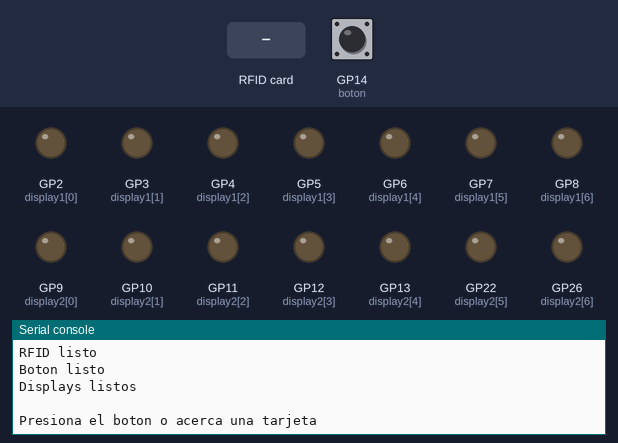
Bench run of a program on a simulated Raspberry Pi Pico running MicroPython. Shown: output pins drawn as LEDs (lit = HIGH), the last lines printed to the serial console. The inputs (shaded band) are chosen by the test bench; at power-on: GP14 (boton) HIGH. WiFi joins after 1.5 s; random numbers come from a fixed seed; the interpreter's speed is modelled, so counts of loop turns are approximate; outgoing connections fail; library files of the repository ran but are not shown: mfrc522.py; pins used as bus, display or sensor lines are not drawn.

Above: at 3.2 s.
3.3 s: GP14 (boton) pulled LOW for 0.15 s
At 4.1 s:
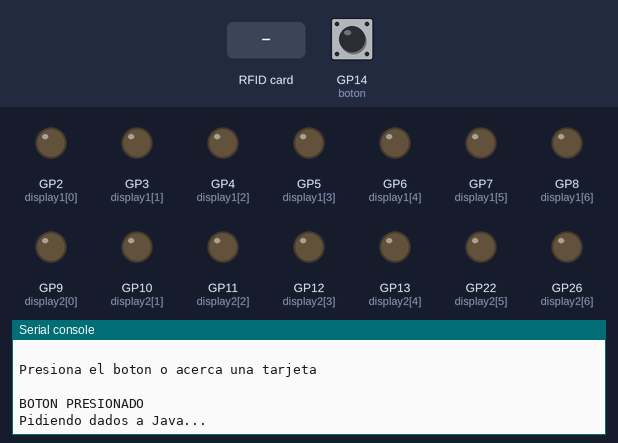
4.9 s: RFID card 5E 7A 19 C4 held to the reader
At 6.2 s:
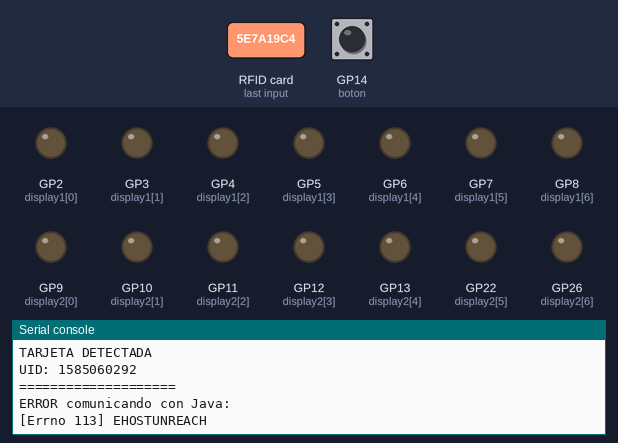

The program:

main.py
```python
from machine import Pin
from time import sleep
import time
import random
import network
import socket

from mfrc522 import MFRC522


# ============================================================
# CONFIGURACION
# ============================================================

# CAMBIA ESTAS 3 COSAS

NOMBRE_WIFI = "TU_WIFI"
PASSWORD_WIFI = "TU_CONTRASENA_DE_WIFI"

# IP de la computadora donde corre Java
IP_SERVIDOR = "IP_DE_LA_LAPTOP"

# Debe ser el mismo puerto que usa Java
PUERTO_SERVIDOR = 5001


# ============================================================
# BOTON
# ============================================================

# Boton conectado:
#
# GP14 ---- BOTON ---- GND
#
# Sin tocar = 1
# Presionado = 0

boton = Pin(14, Pin.IN, Pin.PULL_UP)


# ============================================================
# DISPLAY 1
# ============================================================

# Orden:
# A, B, C, D, E, F, G

display1 = [
    Pin(2, Pin.OUT),   # A
    Pin(3, Pin.OUT),   # B
    Pin(4, Pin.OUT),   # C
    Pin(5, Pin.OUT),   # D
    Pin(6, Pin.OUT),   # E
    Pin(7, Pin.OUT),   # F
    Pin(8, Pin.OUT)    # G
]


# ============================================================
# DISPLAY 2
# ============================================================

display2 = [
    Pin(9, Pin.OUT),    # A
    Pin(10, Pin.OUT),   # B
    Pin(11, Pin.OUT),   # C
    Pin(12, Pin.OUT),   # D
    Pin(13, Pin.OUT),   # E
    Pin(22, Pin.OUT),   # F
    Pin(26, Pin.OUT)    # G
]


# ============================================================
# PATRONES DE LOS NUMEROS
# ============================================================

# 1 = segmento encendido
# 0 = segmento apagado
#
# Orden:
# A B C D E F G

numeros = {
    1: [0, 1, 1, 0, 0, 0, 0],
    2: [1, 1, 0, 1, 1, 0, 1],
    3: [1, 1, 1, 1, 0, 0, 1],
    4: [0, 1, 1, 0, 0, 1, 1],
    5: [1, 0, 1, 1, 0, 1, 1],
    6: [1, 0, 1, 1, 1, 1, 1]
}


# ============================================================
# RFID RC522
# ============================================================

lector = MFRC522(
    sck=18,
    mosi=19,
    miso=16,
    rst=20,
    cs=17,
    spi_id=0
)


# ============================================================
# MOSTRAR UN NUMERO
# ============================================================

def mostrar_numero(display, numero):

    patron = numeros[numero]

    for i in range(7):
        display[i].value(patron[i])


# ============================================================
# ANIMACION DE DADOS
# ============================================================

# Esto SOLO es visual.
#
# Estos numeros random NO son el resultado oficial.
#
# El resultado oficial lo manda Java.

def animacion_dados():

    # Parte rapida

    for i in range(12):

        n1 = random.randint(1, 6)
        n2 = random.randint(1, 6)

        mostrar_numero(display1, n1)
        mostrar_numero(display2, n2)

        sleep(0.05)


    # Ahora se va frenando

    tiempos = [
        0.08,
        0.10,
        0.15,
        0.20,
        0.28
    ]


    for tiempo in tiempos:

        n1 = random.randint(1, 6)
        n2 = random.randint(1, 6)

        mostrar_numero(display1, n1)
        mostrar_numero(display2, n2)

        sleep(tiempo)


# ============================================================
# CONECTAR WIFI
# ============================================================

def conectar_wifi():

    wifi = network.WLAN(network.STA_IF)

    wifi.active(True)


    if wifi.isconnected():

        print("Wi-Fi ya conectado")

        return wifi


    print("Conectando al Wi-Fi...")


    wifi.connect(
        NOMBRE_WIFI,
        PASSWORD_WIFI
    )


    while not wifi.isconnected():

        print(".")

        sleep(1)


    print("Wi-Fi conectado")

    print(
        "Datos de red:",
        wifi.ifconfig()
    )


    return wifi


# ============================================================
# ENVIAR AL SERVIDOR JAVA
# ============================================================

# Le mandamos un texto a Java.
#
# Ejemplos:
#
# TIRAR_DADOS
#
# RFID|123456789
#
# Java responde otro texto.

def enviar_a_java(mensaje):

    cliente = None


    try:

        cliente = socket.socket()

        cliente.settimeout(5)


        cliente.connect(
            (
                IP_SERVIDOR,
                PUERTO_SERVIDOR
            )
        )


        # Ponemos \n porque Java usa readLine()

        mensaje = mensaje + "\n"


        cliente.send(
            mensaje.encode()
        )


        respuesta = cliente.recv(256)


        respuesta = respuesta.decode()

        respuesta = respuesta.strip()


        return respuesta


    except Exception as error:

        print(
            "ERROR comunicando con Java:"
        )

        print(error)

        return None


    finally:

        if cliente is not None:

            cliente.close()


# ============================================================
# PEDIR LOS DADOS A JAVA
# ============================================================

def pedir_dados():

    print()

    print("BOTON PRESIONADO")

    print("Pidiendo dados a Java...")


    # La Pico NO decide los dados.
    #
    # Solo le pide al servidor que los tire.

    respuesta = enviar_a_java(
        "TIRAR_DADOS"
    )


    if respuesta is None:

        print("Java no respondio")

        return


    print(
        "Java respondio:",
        respuesta
    )


    # Java deberia mandar:
    #
    # DADOS|4|6

    partes = respuesta.split("|")


    if partes[0] == "DADOS":

        dado1 = int(partes[1])

        dado2 = int(partes[2])


        # Hacemos primero la animacion.

        animacion_dados()


        # Ahora mostramos EL RESULTADO REAL
        # que mando Java.

        mostrar_numero(
            display1,
            dado1
        )


        mostrar_numero(
            display2,
            dado2
        )


        print()

        print("--------------------")

        print(
            "Dado 1:",
            dado1
        )

        print(
            "Dado 2:",
            dado2
        )

        print(
            "Total:",
            dado1 + dado2
        )

        print("--------------------")


    elif partes[0] == "ERROR":

        print(
            "Servidor rechazo la tirada:"
        )

        print(respuesta)


# ============================================================
# CONVERTIR UID
# ============================================================

# El RFID puede dar algo como:
#
# [83, 174, 41, 77]
#
# Esto lo convierte en un solo numero.

def convertir_uid(uid):

    numero_uid = 0


    for numero in uid:

        numero_uid = (
            numero_uid * 256
            + numero
        )


    return numero_uid


# ============================================================
# EVITAR QUE LEA LA MISMA TARJETA MUCHAS VECES
# ============================================================

ultimo_uid = None

ultimo_tiempo_uid = 0


# ============================================================
# REVISAR RFID
# ============================================================

def revisar_rfid():

    global ultimo_uid
    global ultimo_tiempo_uid


    lector.init()


    # Preguntamos si hay una tarjeta.

    estado, tipo = lector.request(
        lector.REQIDL
    )


    if estado != lector.OK:

        return


    # Intentamos leer el UID.

    estado, uid = lector.SelectTagSN()


    if estado != lector.OK:

        return


    numero_uid = convertir_uid(uid)


    ahora = time.ticks_ms()


    # Evita mandar el mismo UID muchas veces
    # mientras la tarjeta sigue encima.

    if ultimo_uid == numero_uid:

        diferencia = time.ticks_diff(
            ahora,
            ultimo_tiempo_uid
        )


        if diferencia < 1500:

            return


    ultimo_uid = numero_uid

    ultimo_tiempo_uid = ahora


    print()

    print("====================")

    print("TARJETA DETECTADA")

    print(
        "UID:",
        numero_uid
    )

    print("====================")


    # Creamos un mensaje como:
    #
    # RFID|123456789

    mensaje = (
        "RFID|"
        + str(numero_uid)
    )


    respuesta = enviar_a_java(
        mensaje
    )


    if respuesta is not None:

        print(
            "Java respondio:"
        )

        print(respuesta)


# ============================================================
# CONECTAMOS WIFI
# ============================================================

wifi = conectar_wifi()


# ============================================================
# INICIO
# ============================================================

print()

print("============================")

print("     MONOPOLY ELECTRONICO")

print("============================")

print()

print("RFID listo")

print("Boton listo")

print("Displays listos")

print()

print(
    "Presiona el boton o acerca una tarjeta"
)


# ============================================================
# LOOP PRINCIPAL
# ============================================================

while True:


    # Revisamos constantemente
    # si acercaron RFID.

    revisar_rfid()


    # Revisamos si tocaron el boton.

    if boton.value() == 0:


        pedir_dados()


        # Esperamos hasta que suelten
        # fisicamente el boton.

        while boton.value() == 0:

            sleep(0.01)


        # Anti rebote.

        sleep(0.2)


    sleep(0.03)
```

Measured:
- after the input at 3.3 s, the serial console: prints a new line at once (image 1)
- after the input at 4.9 s, the serial console: prints a new line at once (image 2)
